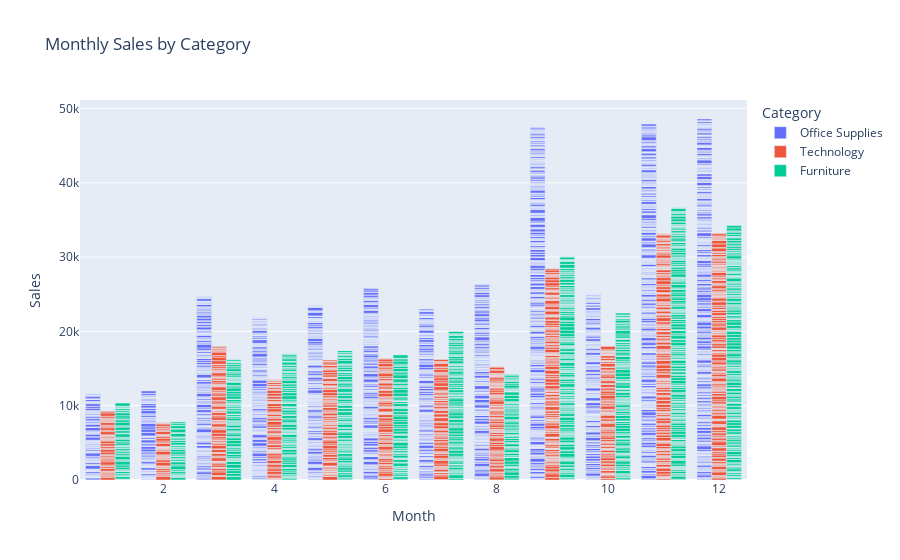

The notebook cell saved with this chart:
### Code cell
#  4 — Sales by Month & Category
fig = px.bar(data, x="Month", y="Sales", color="Category", barmode="group",
             title=" Monthly Sales by Category")
fig.show()

### Figure 1 — Plotly figure (JSON) as saved in the notebook; plotly's stock layout.template omitted (floating-point values rounded to 4 significant figures; data arrays with more than 128 entries replaced by an {"elided": "..."} marker saying what was removed)
{"data": [{"alignmentgroup": "True", "hovertemplate": "Category=Office Supplies<br>Month=%{x}<br>Sales=%{y}<extra></extra>", "legendgroup": "Office Supplies", "marker": {"color": "#636efa", "pattern": {"shape": ""}}, "name": "Office Supplies", "offsetgroup": "Office Supplies", "orientation": "v", "showlegend": true, "textposition": "auto", "type": "bar", "x": {"elided": "5617 int values"}, "xaxis": "x", "y": {"elided": "5617 float values"}, "yaxis": "y"}, {"alignmentgroup": "True", "hovertemplate": "Category=Technology<br>Month=%{x}<br>Sales=%{y}<extra></extra>", "legendgroup": "Technology", "marker": {"color": "#EF553B", "pattern": {"shape": ""}}, "name": "Technology", "offsetgroup": "Technology", "orientation": "v", "showlegend": true, "textposition": "auto", "type": "bar", "x": {"elided": "1419 int values"}, "xaxis": "x", "y": {"elided": "1419 float values"}, "yaxis": "y"}, {"alignmentgroup": "True", "hovertemplate": "Category=Furniture<br>Month=%{x}<br>Sales=%{y}<extra></extra>", "legendgroup": "Furniture", "marker": {"color": "#00cc96", "pattern": {"shape": ""}}, "name": "Furniture", "offsetgroup": "Furniture", "orientation": "v", "showlegend": true, "textposition": "auto", "type": "bar", "x": {"elided": "1619 int values"}, "xaxis": "x", "y": {"elided": "1619 float values"}, "yaxis": "y"}], "layout": {"barmode": "group", "legend": {"title": {"text": "Category"}, "tracegroupgap": 0}, "title": {"text": " Monthly Sales by Category"}, "xaxis": {"anchor": "y", "domain": [0, 1], "title": {"text": "Month"}}, "yaxis": {"anchor": "x", "domain": [0, 1], "title": {"text": "Sales"}}}}
